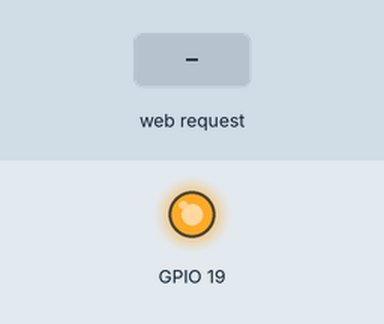
Simulated run of this sketch. Board: ESP32. Parts: output pins drawn as LEDs (lit = HIGH). Inputs (shaded band) come from the test bench. WiFi joins after 1.5 s; servers stay silent unless stated; what the sketch prints to the serial monitor is not drawn.

Above: at 2.7 s.
2.8 s: HTTP request GET /callcancle received
Timing chart, 0 to 5.8 s (numbered marks = the images above; inputs shaded):
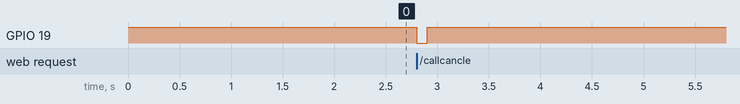

The sketch:

CallCancleESP32.ino
```cpp
#include <WiFi.h>
#include <WebServer.h>

// 접속할 WIFI Name /  WIFI Password
const char* ssid = "NNX-2.4G";
const char* password = "$@43skshslrtm";

// 고정 IP 설정
IPAddress ip(192, 168, 0, 88);
IPAddress gateway(192, 168, 0, 1);
IPAddress subnet(255, 255, 255, 0);

// 포트 설정
const int serverPort = 8083;
WebServer server(serverPort);

void callCancle() {
  if(!digitalRead(19)){
    digitalWrite(19, HIGH);
    delay(100);
    digitalWrite(19, LOW);
    Serial.println("통화 종료");
    server.send(200, "text/plain", "통화 종료");
  }else{
    digitalWrite(19, LOW);
    delay(100);
    digitalWrite(19, HIGH);
    Serial.println("통화 종료");
    server.send(200, "text/plain", "통화 종료");
  }
}

void setup() {
  pinMode(19, OUTPUT);
  digitalWrite(19, HIGH);
  Serial.begin(9600);
  setup_wifi();
  server.on("/callcancle", callCancle);
  server.begin();
}

void loop() {
  server.handleClient();
}

// 와이파이 접속
void setup_wifi(){
    // 시리얼 통신 초기화(실행), 전송속도 설정

    // 고정 IP 설정
    if (!WiFi.config(ip, gateway, subnet))
    {
        Serial.println("STA Failed to configure");
    }
    // 먼저 WiFi 네트워크에 연결합니다.
    Serial.println();
    Serial.print("Connecting to ");
    Serial.println(ssid);

    WiFi.begin(ssid, password);

    // 와이파이가 접속이 됬는지 확인
    while (WiFi.status() != WL_CONNECTED)
    {
        delay(500);
        Serial.print("연결 시도중!");
    }

    Serial.println("");
    Serial.println("WiFi connected");
    Serial.print("IP address: ");
    Serial.println(WiFi.localIP());
    Serial.print("Port address: ");
    Serial.println(serverPort);
}
```

Measured:
- after the input at 2.8 s, GPIO 19: HIGH → LOW at once, → HIGH 0.10 s later
